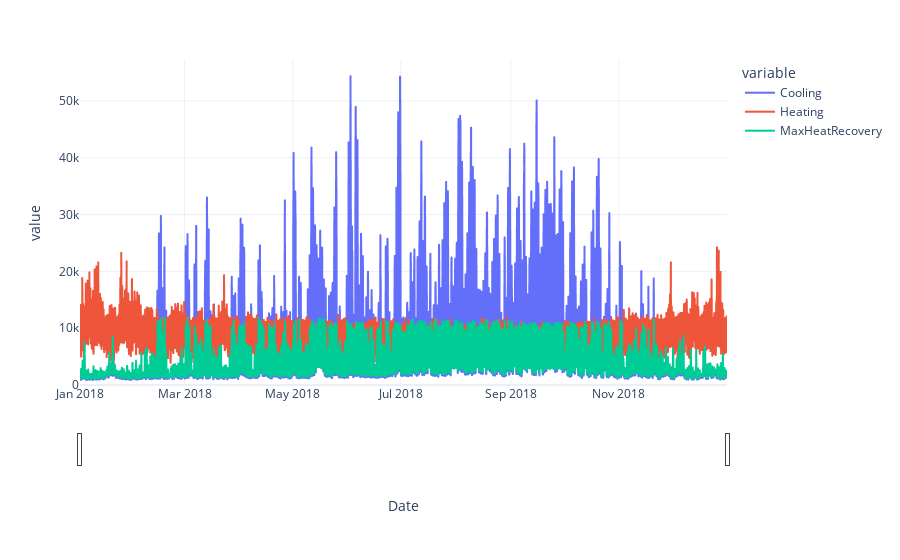

Write notebook code for a chart like this one.
### Code cell
toplot = lot[['Cooling', 'Heating', 'MaxHeatRecovery']].melt(ignore_index=False)
fig = px.line(toplot, x=toplot.index, y='value', color='variable')
fig.update_layout(
    xaxis=dict(
        rangeslider=dict(
            visible=True
        ),
    ),
    yaxis=dict(rangemode='tozero')
)
fig

### Figure 1 — Plotly figure (JSON) as saved in the notebook; plotly's stock layout.template omitted (floating-point values rounded to 4 significant figures; data arrays with more than 128 entries replaced by an {"elided": "..."} marker saying what was removed)
{"data": [{"hovertemplate": "variable=Cooling<br>Date=%{x}<br>value=%{y}<extra></extra>", "legendgroup": "Cooling", "line": {"color": "#636efa", "dash": "solid"}, "mode": "lines", "name": "Cooling", "showlegend": true, "type": "scattergl", "x": {"elided": "8760 str values"}, "xaxis": "x", "y": {"elided": "8760 float values"}, "yaxis": "y"}, {"hovertemplate": "variable=Heating<br>Date=%{x}<br>value=%{y}<extra></extra>", "legendgroup": "Heating", "line": {"color": "#EF553B", "dash": "solid"}, "mode": "lines", "name": "Heating", "showlegend": true, "type": "scattergl", "x": {"elided": "8760 str values"}, "xaxis": "x", "y": {"elided": "8760 float values"}, "yaxis": "y"}, {"hovertemplate": "variable=MaxHeatRecovery<br>Date=%{x}<br>value=%{y}<extra></extra>", "legendgroup": "MaxHeatRecovery", "line": {"color": "#00cc96", "dash": "solid"}, "mode": "lines", "name": "MaxHeatRecovery", "showlegend": true, "type": "scattergl", "x": {"elided": "8760 str values"}, "xaxis": "x", "y": {"elided": "8760 float values"}, "yaxis": "y"}], "layout": {"autosize": true, "legend": {"title": {"text": "variable"}, "tracegroupgap": 0}, "margin": {"t": 60}, "xaxis": {"anchor": "y", "autorange": true, "domain": [0, 1], "range": ["2018-01-01", "2018-12-31 22:59:59.998"], "rangeslider": {"autorange": true, "range": ["2018-01-01", "2018-12-31 22:59:59.998"], "visible": true, "yaxis": {"_template": null, "rangemode": "match"}}, "title": {"text": "Date"}, "type": "date"}, "yaxis": {"anchor": "x", "autorange": true, "domain": [0, 1], "range": [0, 57210.0], "rangemode": "tozero", "title": {"text": "value"}, "type": "linear"}}}
